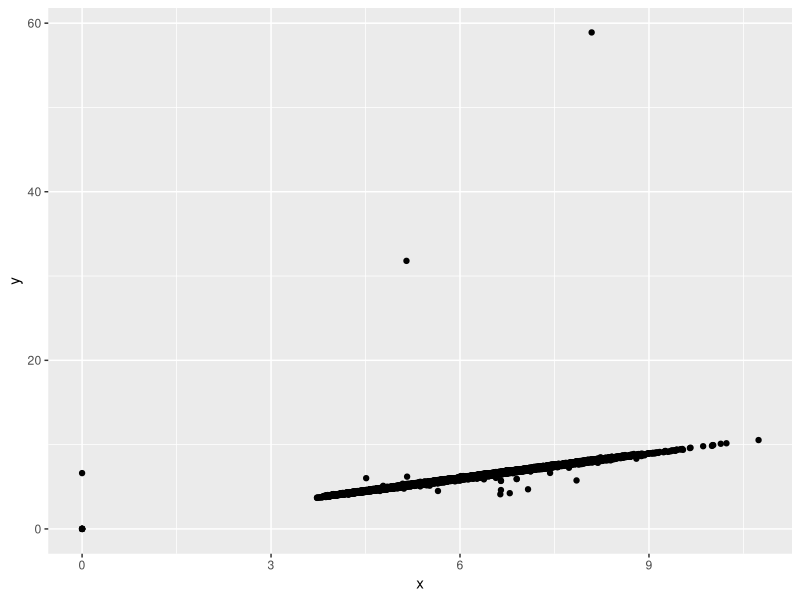
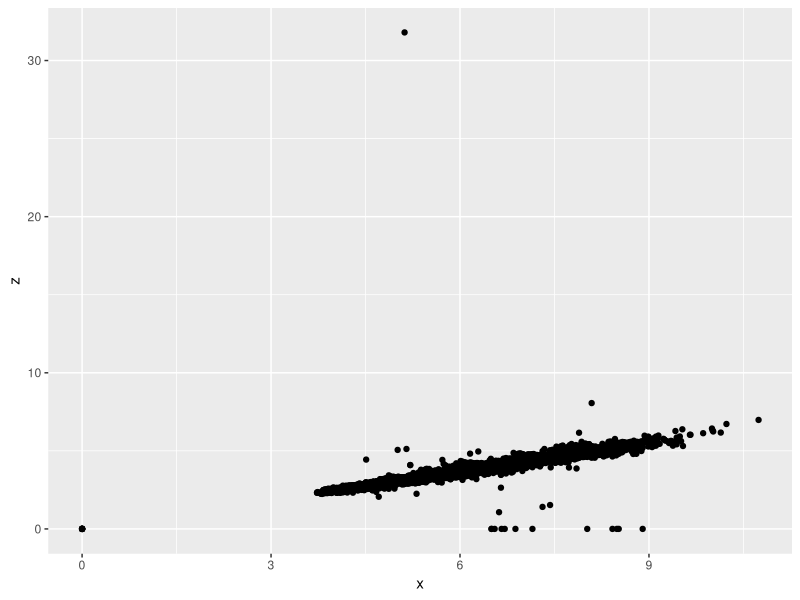
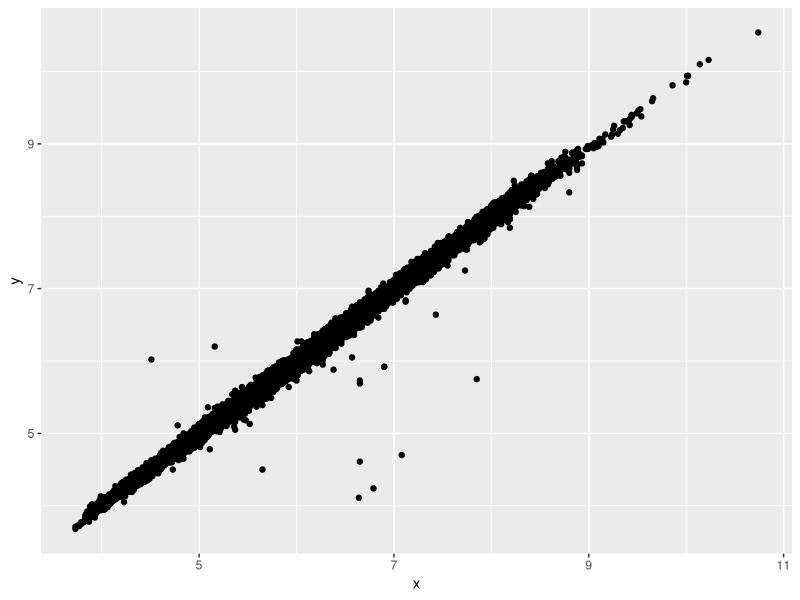
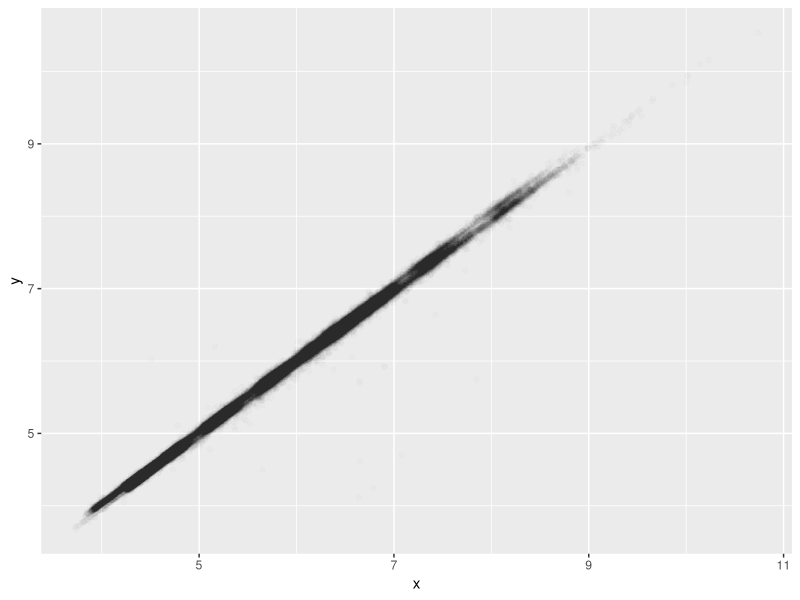
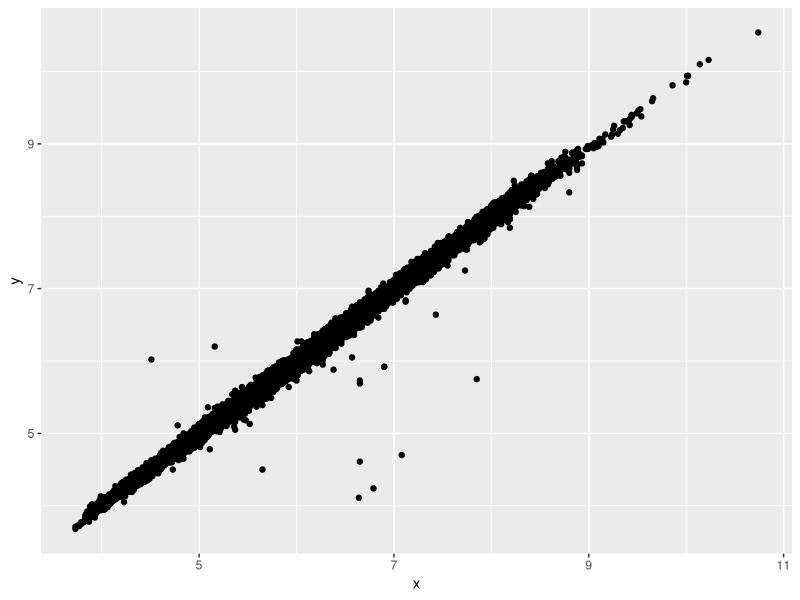

The R script that drew these images, in order:
#' ---
#' title: "Lecture 4 for Hadley Wickham's STAT 405 at Rice U. \t Subsetting"
#' author: "Mark Blackmore"
#' date: "`r format(Sys.Date())`"
#' output: github_document
#' ---

library(ggplot2)

#' ## Subsetting
diamonds[diamonds$x > 10, ]
diamonds[1:10, c("carat", "cut")]

#' ### Blank
str(diamonds[, ])

#' ### Positive integers & nothing
diamonds[1:6, ] # same as head(diamonds)
# diamonds[, 1:4] # watch out!

#' ### Two positive integers in rows & columns
diamonds[1:10, 1:4]

#' ### Repeating input repeats output
diamonds[c(1,1,1,2,2), 1:4]

#' ### Negative integers
diamonds[-(1:53900), -1]

#' ### Logical
x_big <- diamonds$x > 10
head(x_big)
sum(x_big)
mean(x_big)
table(x_big)
diamonds$x[x_big]
diamonds[x_big, ]

#' ### Logical vectors
small <- diamonds[diamonds$carat < 1, ]
lowqual <- diamonds[diamonds$clarity
                    %in% c("I1", "SI2", "SI1"), ]

#' ### Boolean operators: & | !
small <- diamonds$carat < 1 & diamonds$price > 500
lowqual  <- diamonds$color == "D" | diamonds$cut == "Fair"
notcolor <- diamonds[!diamonds$color %in% c("D", "E", "F"), ]

#' ### Character subsetting
diamonds[1:5, c("carat", "cut", "color")]
diamonds[1:5, c(4, 9, 3)]

#' ### Useful technique: change labelling
labels <- c("Fair" = "C", "Good" = "B", "Very Good" = "B+", "Premium" = "A",
            "Ideal" = "A+")
labels
labels["Fair"]
labels["Very Good"]
first_10 <- diamonds$cut[1:10]
first_10
labels[first_10]
all <- labels[diamonds$cut]
table(all)
table(diamonds$cut)


#' ### Can also be used to collapse levels
table(c("Fair" = "C", "Good" = "B", "Very Good" =
          "B", "Premium" = "A", "Ideal" = "A")[diamonds$cut])

#' #### If you're confused by a big statement, break it up in to smaller pieces
grades <- c("Fair" = "C", "Good" = "B", "Very Good"
            = "B", "Premium" = "A", "Ideal" = "A")
grades
cuts <- diamonds$cut
head(grades[cuts])
table(grades[cuts])
# ?cut # continuous equivalent

#' ### Exercise
head(mpg)
str(mpg)
mpg$fl <- as.character(mpg$fl) 

fueltype <- c("r" = "regular", "d" = "other", "p" = "premium", "c" = "other",
              "e" = "other")
table(fueltype[mpg$fl])

#' ## Missing Values & Outliers
qplot(x, y, data = diamonds)
qplot(x, z, data = diamonds)

y_big <- diamonds$y > 20
z_big <- diamonds$z > 20
x_zero <- diamonds$x == 0
y_zero <- diamonds$y == 0
z_zero <- diamonds$z == 0
zeros <- x_zero | y_zero | z_zero
bad <- y_big | z_big | zeros
good <- diamonds[!bad, ]

qplot(x, y, data = good)
qplot(x, y, data = good, alpha = I(1/100))

#' ### Guess what happens
5 + NA
NA / 2
sum(c(5, NA))
mean(c(5, NA))
NA < 3
NA == 3
NA == NA # uses is.na() to check for missing values

#' ### Can use subsetting + <- to change individual values
diamonds$x[diamonds$x == 0] <- NA
diamonds$y[diamonds$y == 0] <- NA
diamonds$z[diamonds$z == 0] <- NA
y_big <- diamonds$y > 20
diamonds$y[y_big] <- NA
z_big <- diamonds$z > 20
diamonds$z[y_big] <- NA
qplot(x, y, data = diamonds)

## Clean up
rm(list = ls())
              